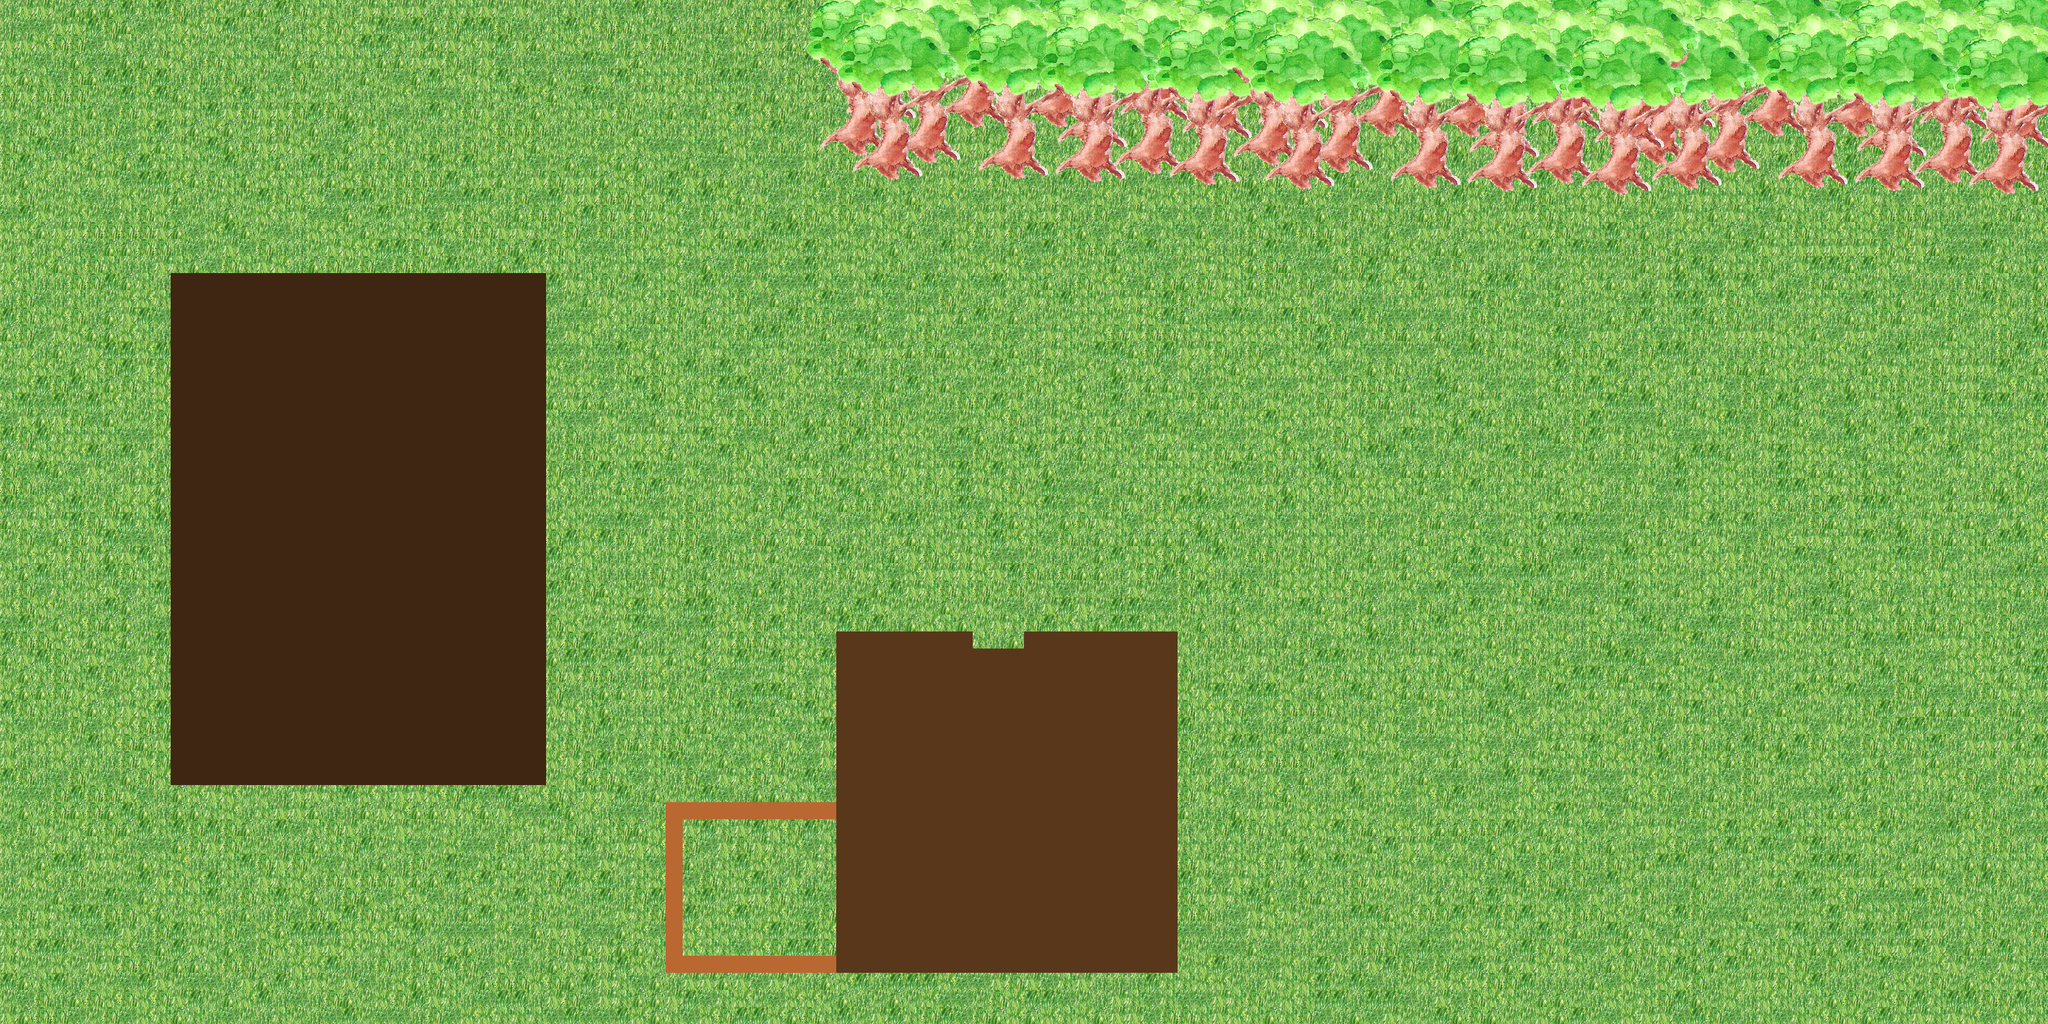

This is a level from a 2D game, rendered from its Tiled map with the project's own tilesets. A one-line summary and the map file follow, with tile-layer data summarised:
An orthogonal 120x60 tile map with 32x32 px tiles, 3 tile layers (ground, dirt, walls), 1 image layer and 10 objects (5x Obstacle, 3x Light, Exit, Tentacle).

<map version="1.0" orientation="orthogonal" width="120" height="60" tilewidth="32" tileheight="32">
 <tileset firstgid="1" name="tiles" tilewidth="32" tileheight="32">
  <image source="tilesets/tiles.png" width="160" height="192" />
 </tileset>
 <layer name="ground" width="120" height="60">
  <data>[7200 cells, 7200 non-empty, 9 distinct tile ids]</data>
 </layer>
 <layer name="dirt" width="120" height="60">
  <data>[7200 cells, 660 non-empty, 1 distinct tile ids]</data>
 </layer>
 <layer name="walls" width="120" height="60">
  <data>[7200 cells, 425 non-empty, 2 distinct tile ids]</data>
 </layer>
 <imagelayer name="grove" width="120" height="60">
  <image source="../img/scenery/1-yard.png" />
 </imagelayer>
 <objectgroup name="zones" width="120" height="60">
  <object type="Exit" x="1824" y="1216" width="96" height="32">
   <properties>
    <property name="dest" value="0-start" />
    <property name="ox" value="49" />
    <property name="oy" value="35" />
   </properties>
  </object>
 </objectgroup>
 <objectgroup name="entities" width="120" height="60">
  <object type="Obstacle" x="1568" y="1184" width="256" height="32" />
  <object type="Obstacle" x="1920" y="1184" width="288" height="32" />
  <object type="Obstacle" x="1824" y="1248" width="96" height="32" />
  <object type="Obstacle" x="1920" y="1216" width="32" height="64" />
  <object type="Obstacle" x="1792" y="1216" width="32" height="64" />
  <object type="Tentacle" x="576" y="832" width="32" height="32">
   <properties>
    <property name="length" value="320" />
    <property name="numSegments" value="10" />
    <property name="segmentWidth" value="8" />
   </properties>
  </object>
 </objectgroup>
 <objectgroup name="lighting" width="120" height="60">
  <object type="Light" x="1920" y="1152" width="32" height="32">
   <properties>
    <property name="power" value="1" />
    <property name="size" value="3" />
   </properties>
   <ellipse />
  </object>
  <object type="Light" x="1792" y="1152" width="32" height="32">
   <properties>
    <property name="power" value="1" />
    <property name="size" value="3" />
   </properties>
   <ellipse />
  </object>
  <object type="Light" x="1216" y="1472" width="32" height="32">
   <properties>
    <property name="power" value="1" />
    <property name="size" value="6" />
   </properties>
   <ellipse />
  </object>
 </objectgroup>
</map>